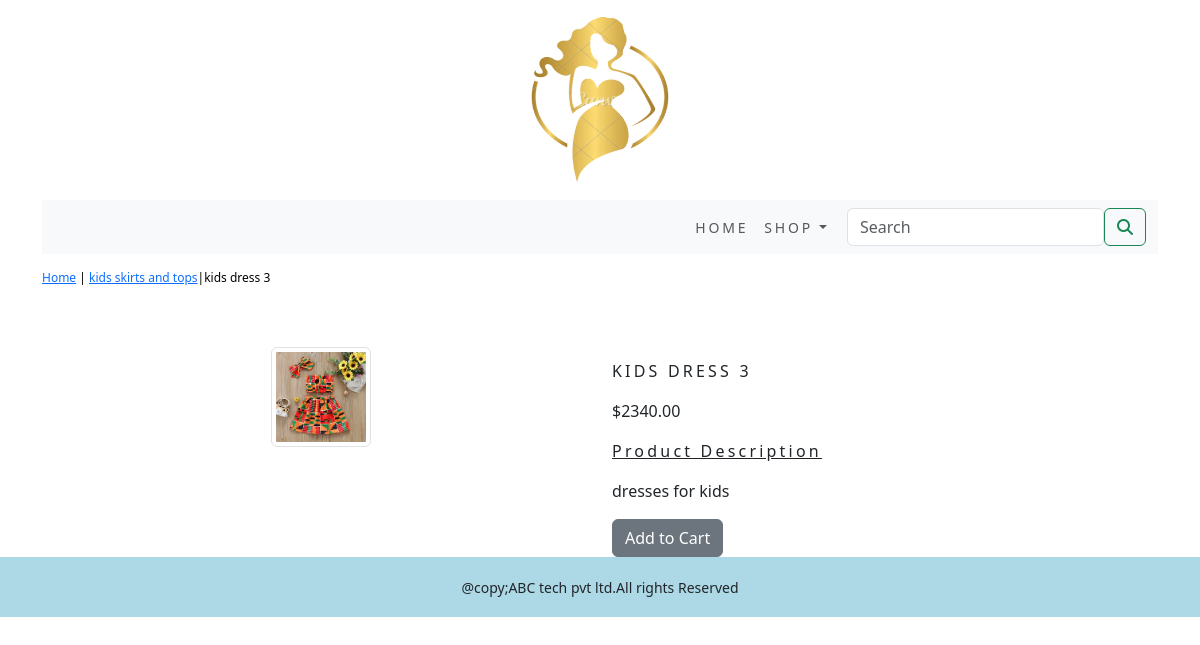
The page /shopapp/skirt-top/kids-dress-3/ on the database its author committed.
### shopapp/models.py (models this page shows, shortened)
class Product(models.Model):
    name = models.CharField(max_length=250, unique=True)
    slug = models.SlugField(max_length=250, unique=True)
    description = models.TextField(blank=True)
    price = models.DecimalField(max_digits=10, decimal_places=2)
    category = models.ForeignKey(Category, on_delete=models.CASCADE)
    image = models.ImageField(upload_to='product', blank=True)
    stock = models.IntegerField()
    available = models.BooleanField(default=True)
    created = models.DateTimeField(auto_now_add=True)
    updated = models.DateTimeField(auto_now=True)
    class Meta:
        ordering = ('name',)
        verbose_name = 'product'
        verbose_name_plural = 'products'

class Category(models.Model):
    name = models.CharField(max_length=250, unique=True)
    slug = models.SlugField(max_length=250, unique=True)
    description = models.TextField(blank=True)
    image = models.ImageField(upload_to='category', blank=True)
    class Meta:
        ordering = ('name',)
        verbose_name = 'category'
        verbose_name_plural = 'categories'
    def get_url(self):
        return reverse('shopapp:products_by_category', args=[self.slug])
    def __str__(self):
        return '{}'.format(self.name)

### shopapp/views.py (the view)
# urls.py: path('<slug:c_slug>/<slug:product_slug>/', views.proDetail, name='prodCatdetail'),
def proDetail(request,c_slug,product_slug):
    try:
        product=Product.objects.get(category__slug=c_slug,slug=product_slug)
    except Exception as e:
        raise e
    return render(request,'product.html',{'product':product})

### cart/context_processors.py (called while the page is built)
def counter(request):
    item_count = 0
    if 'admin' in request.path:
        return {}
    else:
        try:
            cart = Cart.objects.filter(cart_id=_cart_id(request))
            cart_items = CartItem.objects.all().filter(cart=cart[:1])
            for cart_item in cart_items:
                item_count += cart_item.quantity
        except Cart.DoesNotExist:
            item_count = 0
    return dict(item_count=item_count)

### cart/views.py (called while the page is built)
def _cart_id(request):
    cart = request.session.session_key
    if not cart:
        cart = request.session.create()
    return cart

### shopapp/context_processors.py (called while the page is built)
def menu_links(request):
    links=Category.objects.all()
    return dict(links=links)

### templates/product.html (shortened to what this page needs)
{% extends 'base.html' %}
{% load static %}
{% block content %}
<div class="row my_prod_row_class">
  <div class="mx_auto">
    <p> <a href="{% url 'shopapp:allProdCat' %}">Home</a> | <a href="{{product.category.get_url}}">{{product.category}}</a>|{{product.name}}</p>
  </div>
</div>
<div class="container">
<br>
<div class="row">
    <div class="col-12 col-sm-12 col-md-12 col-lg-6 text-center">
        <div style="min-width:18rem">
            <img class="img-fluid img-thumbnail" src="{{product.image.url}}" width="100px" height="100px" alt="{{product.name}}" >
        </div>
    </div>
    <div class="col-12 col-sm-12 col-md-12 col-lg-6 ">
        <div>
        <h1 class="my_prod_title">{{product.name}}</h1>
        <p>${{product.price}}</p>
        <p class="my_title"><u>Product Description</u></p>
        <p class="text-justify my_prod_text">{{product.description}}</p>
        {% if product.stock <= 0 %}
        <p class="text_justify my_prod_text"><b>Out of Stock</b></p>
        {% else %}
        <a class="btn btn-secondary" href="{% url 'cart:add_cart' product.id %}">Add to Cart</a>
        {% endif %}
    </div>
</div>
</div>
</div>
{% endblock %}

### static/css/custom.css (style rules this page uses)
body { background-color:aqua; font-family: 'Roboto', sans-serif; }
.my_title { font-size:16px; text_transform:uppercase; letter-spacing: .2em; }
.my_prod_row_class { padding-top:15px; padding-bottom:20px; }
.my_prod_row_class .mx_auto { color:#000; font-size:12px; text-decoration:none; }
.my_prod_title { font-size:16px; text-transform:uppercase; letter-spacing:.2em; padding-top:15px; padding-bottom:10px; }
.my_prod_text { padding-right:20px; }

### rows shown on the page
Product: category "kids skirts and tops", name "kids dress 3", image (picture), name "KIDS DRESS 3", price "2340.00", description "dresses for kids"
